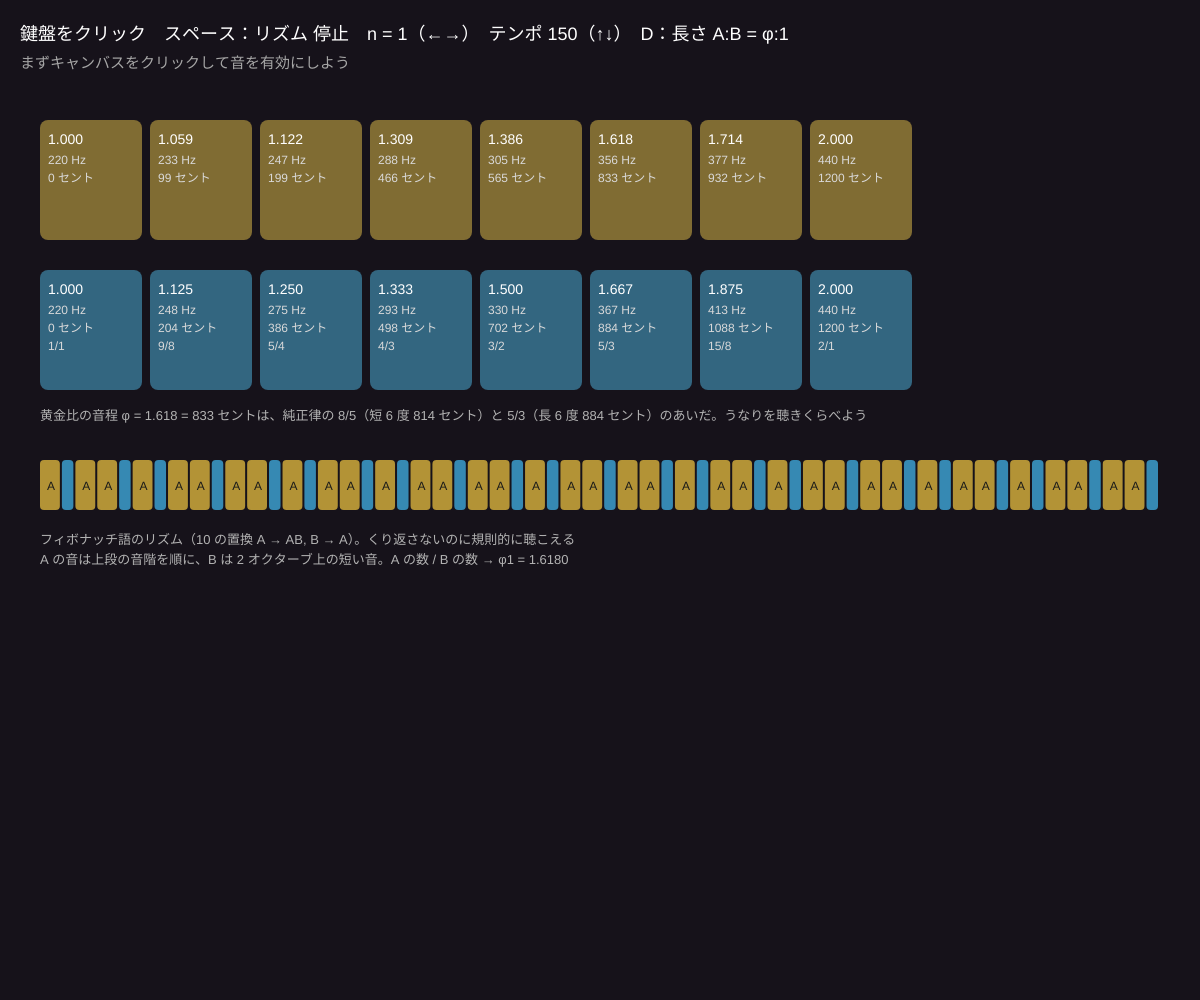
Frame 1 (no input)
Frame 60 (no input): identical to frame 1, image omitted
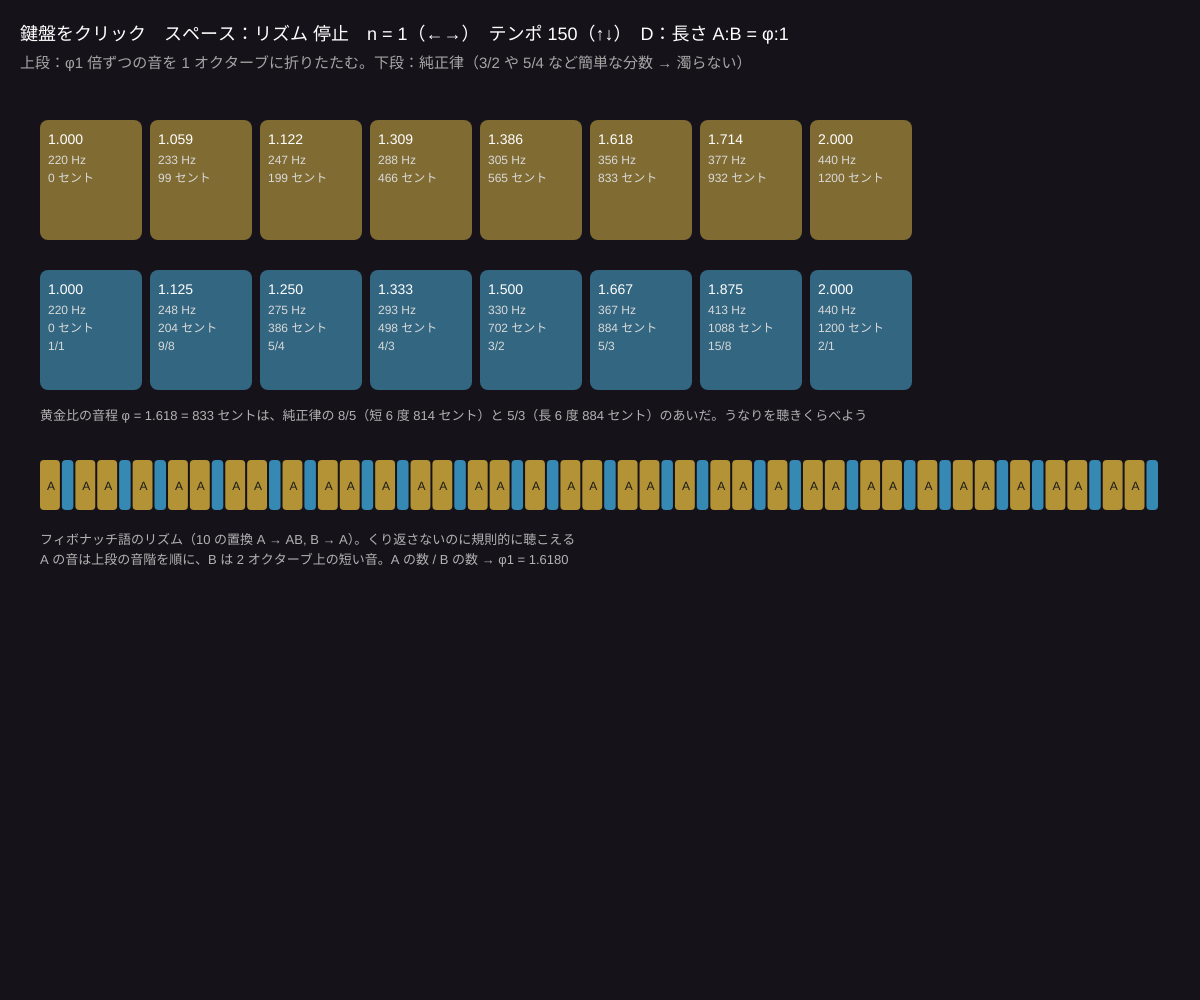
Frame 120 (the mouse pressed at the canvas centre since frame 60)

The p5.js sketch that drew these frames (run headless with seeded random() and noise() and a simulated clock; from frame 60 on, the mouse is pressed at the canvas centre):

// p5.js sketch
// ── sketch.js
// ============================================
// 13 貴金属比の音 ─ 黄金比の音階とフィボナッチのリズム
// 上：周波数を φn 倍ずつ重ね、1 オクターブ（2 倍）の中に折りたたんだ音階。下の段はふつうの純正律（簡単な分数）
// 下：10 のフィボナッチ語 ABAABABA… をリズムにして鳴らす（A = 長い・低い、B = 短い・高い）
// 鍵盤をクリック = 鳴らす / スペース = リズム再生 / ←→ = n / ↑↓ = テンポ / D = 長さの比 φ:1 ⇔ 等間隔
// ============================================

let n = 1;               // ★ 貴金属比の n
let base = 220;          // ★ いちばん低い音（Hz）
let bpm = 150;           // ★ テンポ
let playing = false;
let equalBeat = false;   // D：A と B を同じ長さにする
let word = '';
let pos = 0;             // いま鳴らしている文字の位置
let nextTime = 0;        // 次の音を鳴らす時刻（audioCtx の時間）
let flash = [];          // 鍵盤の光
let goldScale = [], justScale = [];

const JUST = [[1, 1], [9, 8], [5, 4], [4, 3], [3, 2], [5, 3], [15, 8], [2, 1]];

function setup() {
  createCanvas(windowWidth, windowHeight);
  colorMode(HSB, 360, 100, 100, 100);
  rebuild();
}

function rebuild() {
  let phi = metallic(n);
  // φ^k を [1, 2) に折りたたむ（7 音）
  goldScale = [];
  for (let k = 0; k < 7; k++) {
    let r = Math.pow(phi, k);
    while (r >= 2) r /= 2;
    goldScale.push(r);
  }
  goldScale.sort((a, b) => a - b);
  goldScale.push(2);
  justScale = JUST.map(f => f[0] / f[1]);
  // 置換で語をつくる
  let w = 'A', rule = 'A'.repeat(n) + 'B';
  while (w.length < 200) { let o = ''; for (let ch of w) o += ch === 'A' ? rule : 'A'; w = o; }
  word = w.slice(0, 200);
  pos = 0;
}

function keyRects() {
  let kw = min(110, (width - 80) / 8), out = [];
  for (let row = 0; row < 2; row++) for (let i = 0; i < 8; i++) out.push({ row, i, x: 40 + i * kw, y: 120 + row * 150, w: kw - 8, h: 120 });
  return out;
}

function draw() {
  background(275, 30, 10);
  scheduleRhythm();

  noStroke();
  fill(0, 0, 100);
  textSize(18);
  text('鍵盤をクリック　スペース：リズム ' + (playing ? '再生中' : '停止') + '　n = ' + n + '（←→）　テンポ ' + bpm + '（↑↓）　D：' + (equalBeat ? '等間隔' : '長さ A:B = φ:1'), 20, 40);
  fill(0, 0, 65);
  textSize(15);
  text(audioCtx ? '上段：φ' + n + ' 倍ずつの音を 1 オクターブに折りたたむ。下段：純正律（3/2 や 5/4 など簡単な分数 → 濁らない）' : 'まずキャンバスをクリックして音を有効にしよう', 20, 68);

  // 鍵盤
  for (let k of keyRects()) {
    let r = k.row === 0 ? goldScale[k.i] : justScale[k.i];
    let lit = flash[k.row * 8 + k.i] || 0;
    fill(k.row === 0 ? 45 : 200, 60 - lit * 40, 50 + lit * 50);
    rect(k.x, k.y, k.w, k.h, 8);
    fill(0, 0, 100);
    textSize(14);
    text(nf(r, 1, 3), k.x + 8, k.y + 24);
    textSize(12);
    fill(0, 0, 85);
    text(nf(base * r, 1, 0) + ' Hz', k.x + 8, k.y + 44);
    text(nf(1200 * Math.log2(r), 1, 0) + ' セント', k.x + 8, k.y + 62);
    if (k.row === 1) text(JUST[k.i][0] + '/' + JUST[k.i][1], k.x + 8, k.y + 80);
    flash[k.row * 8 + k.i] = lit * 0.92;
  }
  fill(0, 0, 70);
  textSize(13);
  text('黄金比の音程 φ = 1.618 = 833 セントは、純正律の 8/5（短 6 度 814 セント）と 5/3（長 6 度 884 セント）のあいだ。うなりを聴きくらべよう', 40, 420);

  // リズムの帯
  let ty = 460, tw = width - 80, phi = metallic(n);
  let shown = min(word.length, 60);
  let total = 0;
  for (let i = 0; i < shown; i++) total += durOf(word[i]);
  let x = 40;
  for (let i = 0; i < shown; i++) {
    let L = durOf(word[i]) / total * tw;
    let cur = playing && i === (pos + word.length - 1) % word.length % shown;
    fill(word[i] === 'A' ? color(45, 70, cur ? 100 : 70) : color(200, 70, cur ? 100 : 70));
    rect(x, ty + (cur ? -8 : 0), L - 2, 50 + (cur ? 16 : 0), 4);
    fill(0, 0, 10);
    textSize(12);
    if (L > 14) text(word[i], x + L / 2 - 4, ty + 30);
    x += L;
  }
  fill(0, 0, 70);
  textSize(13);
  text('フィボナッチ語のリズム（10 の置換 A → ' + 'A'.repeat(n) + 'B, B → A）。くり返さないのに規則的に聴こえる', 40, ty + 84);
  text('A の音は上段の音階を順に、B は 2 オクターブ上の短い音。A の数 / B の数 → φ' + n + ' = ' + nf(phi, 1, 4), 40, ty + 104);
}

function durOf(ch) { return equalBeat ? 1 : (ch === 'A' ? metallic(n) : 1); }

// 先読みで音を予約する（draw のたびに 0.1 秒先まで）
let aIdx = 0;
function scheduleRhythm() {
  if (!playing || !audioCtx) return;
  let unit = 60 / bpm / (equalBeat ? 1 : metallic(n) * 0.6);
  if (nextTime < audioCtx.currentTime - 0.2) nextTime = audioCtx.currentTime; // 遅れたら追いつかせない
  while (nextTime < audioCtx.currentTime + 0.1) {
    let ch = word[pos];
    if (ch === 'A') {
      let r = goldScale[aIdx % 7]; aIdx++;
      playTone(base * r, unit * durOf(ch) * 0.9, 0.22, 'triangle', nextTime);
      kick(nextTime);
    } else {
      playTone(base * 4 * goldScale[(aIdx + 3) % 7], unit * 0.5, 0.12, 'sine', nextTime);
    }
    nextTime += unit * durOf(ch);
    pos = (pos + 1) % word.length;
  }
}

function mousePressed() {
  startAudio();
  for (let k of keyRects()) {
    if (mouseX > k.x && mouseX < k.x + k.w && mouseY > k.y && mouseY < k.y + k.h) {
      let r = k.row === 0 ? goldScale[k.i] : justScale[k.i];
      // 根音と同時に鳴らして「和音」として聴く
      playTone(base, 1.2, 0.15, 'sine', 0);
      playTone(base * r, 1.2, 0.15, 'sine', 0);
      flash[k.row * 8 + k.i] = 1;
    }
  }
}

function keyPressed() {
  startAudio();
  if (key === ' ') { playing = !playing; if (audioCtx) nextTime = audioCtx.currentTime + 0.05; }
  if (key === RIGHT_ARROW) { n = min(n + 1, 4); rebuild(); }
  if (key === LEFT_ARROW) { n = max(n - 1, 1); rebuild(); }
  if (key === UP_ARROW) bpm = min(300, bpm + 10);
  if (key === DOWN_ARROW) bpm = max(60, bpm - 10);
  if (key === 'd' || key === 'D') equalBeat = !equalBeat;
}

function windowResized() { resizeCanvas(windowWidth, windowHeight); }

// ---------- やってみよう ----------
// 1. 上段の 1.618 と下段の 8/5 = 1.6、5/3 = 1.667 を順に鳴らしてうなりを比べよう
// 2. D で等間隔にすると、リズムは「音の高さ」の並びだけになる。どちらが好き？
// 3. base を 110 や 330 に変えて雰囲気を変えよう
// 4. B のとき kick の代わりにノイズ（シャカッ）を鳴らすように改造してみよう

function metallic(k) { return (k + Math.sqrt(k * k + 4)) / 2; }

// ここから下は「音を鳴らすための道具」（Web Audio）
// ==================================================
let audioCtx, masterOut;
function startAudio() {
  if (!audioCtx) {
    audioCtx = new AudioContext();
    masterOut = audioCtx.createDynamicsCompressor();
    masterOut.connect(audioCtx.destination);
  }
  audioCtx.resume();
}
// 周波数 f の音を dur 秒。when = 鳴らす時刻（0 なら今すぐ）
function playTone(f, dur, vol, type, when) {
  if (!audioCtx) return;
  let t = Math.max(when || 0, audioCtx.currentTime);
  let o = audioCtx.createOscillator(), g = audioCtx.createGain();
  o.type = type || 'sine';
  o.frequency.value = constrain(f, 20, 8000);
  g.gain.setValueAtTime(0.0001, t);
  g.gain.exponentialRampToValueAtTime(constrain(vol, 0.001, 0.5), t + 0.01);
  g.gain.exponentialRampToValueAtTime(0.0001, t + Math.max(0.05, dur));
  o.connect(g); g.connect(masterOut);
  o.start(t); o.stop(t + Math.max(0.05, dur) + 0.05);
}
// 低い「ドン」
function kick(when) {
  if (!audioCtx) return;
  let t = Math.max(when || 0, audioCtx.currentTime);
  let o = audioCtx.createOscillator(), g = audioCtx.createGain();
  o.frequency.setValueAtTime(140, t);
  o.frequency.exponentialRampToValueAtTime(45, t + 0.15);
  g.gain.setValueAtTime(0.35, t);
  g.gain.exponentialRampToValueAtTime(0.0001, t + 0.2);
  o.connect(g); g.connect(masterOut);
  o.start(t); o.stop(t + 0.25);
}
